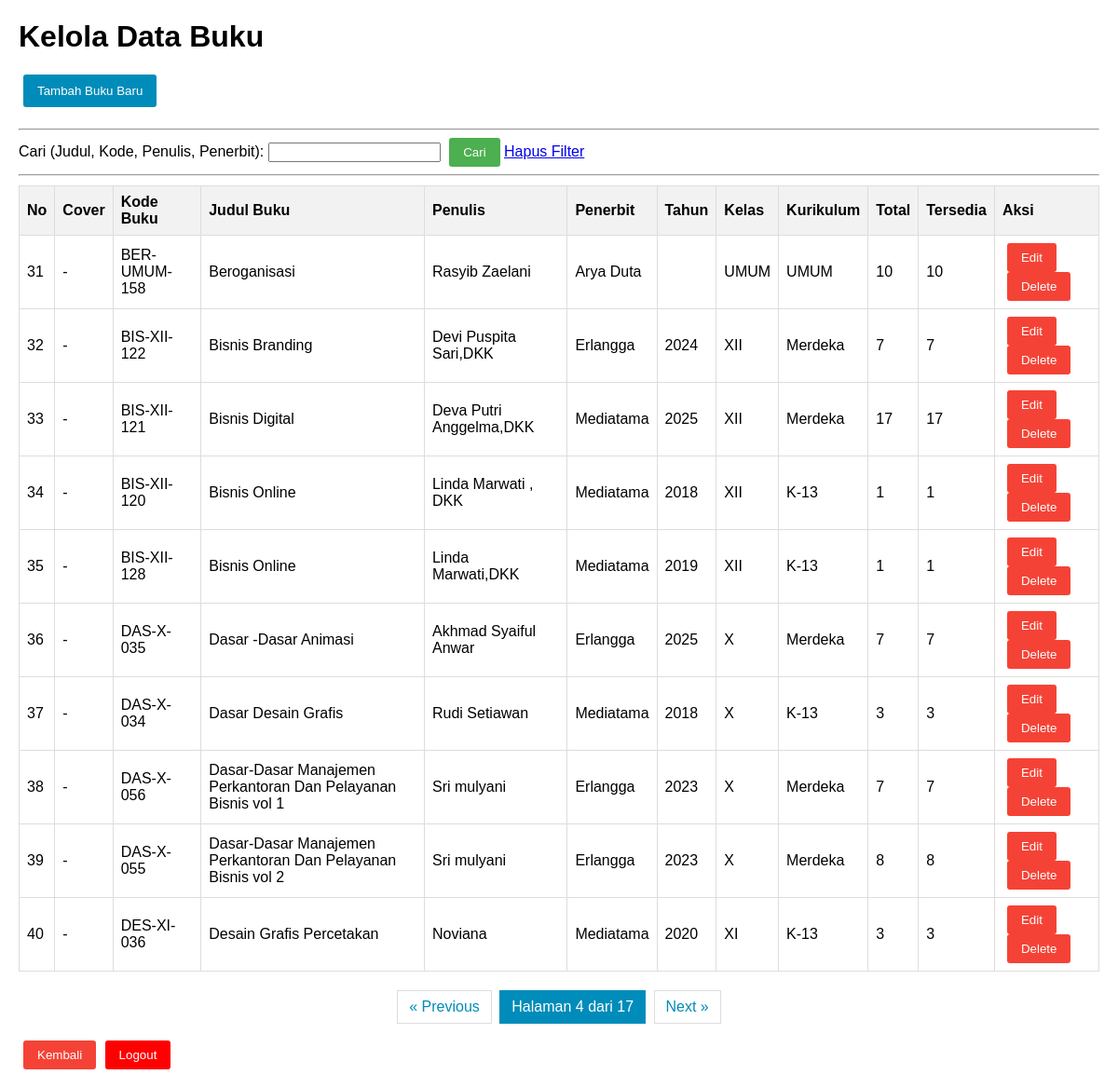
The page /views/bukuViews.php?page=4 (signed in) on the database its author committed.
### tables this page shows
CREATE TABLE `buku` (
  `id` int(11) NOT NULL,
  `judul_buku` varchar(255) NOT NULL,
  `penulis` varchar(255) NOT NULL,
  `isbn` varchar(50) DEFAULT NULL,
  `issn` varchar(50) DEFAULT NULL,
  `penerbit` varchar(200) DEFAULT NULL,
  `tahun_terbit` year(4) DEFAULT NULL,
  `kategori_id` int(11) DEFAULT NULL,
  `kelas` enum('X','XI','XII','UMUM') DEFAULT NULL COMMENT 'Target kelas buku (X, XI, XII, atau UMUM untuk non-spesifik)',
  `kurikulum` enum('Merdeka','K-13','KTSP','UMUM') DEFAULT NULL,
  `total_copy` int(11) DEFAULT 1,
  `salinan_tersedia` int(11) DEFAULT 1,
  `gambar` varchar(255) DEFAULT NULL COMMENT 'Nama file gambar cover',
  `kode_buku` varchar(100) NOT NULL,
  `created_at` timestamp NOT NULL DEFAULT current_timestamp()
);

### models/bukuModels.php (called while the page is built, shortened)
<?php
function getAllBuku($conn, $search = null, $limit, $offset) {
    $sql = "SELECT id, judul_buku, penulis, isbn, penerbit, tahun_terbit, total_copy, salinan_tersedia, gambar, kode_buku, kelas, kurikulum FROM buku";
    $searchTerm = "%" . $search . "%";
    $sql .= " ORDER BY judul_buku ASC LIMIT ? OFFSET ?";
    $stmt = $conn->prepare($sql);
    if ($search) {
        $stmt->bind_param("ssssii", $searchTerm, $searchTerm, $searchTerm, $searchTerm, $limit, $offset);
    } else {
        $stmt->bind_param("ii", $limit, $offset);
    }
    $stmt->execute();
    $result = $stmt->get_result();
    return $result->fetch_all(MYSQLI_ASSOC);
}
function countAllBuku($conn, $search = null) {
    $sql = "SELECT COUNT(*) as total FROM buku";
    $stmt = $conn->prepare($sql);
    $stmt->execute();
    $result = $stmt->get_result();
    return $result->fetch_assoc()['total'];
}
?>

### views/bukuViews.php (the view, shortened to what this page needs)
<?php
include '../config/database.php';
include '../models/bukuModels.php';
$search = $_GET['search'] ?? '';
$limit = 10;
$totalResults = countAllBuku($conn, $search);
$totalPages = ceil($totalResults / $limit);
$page = (int)($_GET['page'] ?? 1);
$offset = ($page - 1) * $limit;
$buku_list = getAllBuku($conn, $search, $limit, $offset);
$searchParam = $search ? '&search=' . htmlspecialchars($search) : '';
?>
<!DOCTYPE html>
<html lang="id">
<head>
</head>
<body>
    <h1>Kelola Data Buku</h1>
    <button class="btn-tambah" onclick="openForm('createForm')">Tambah Buku Baru</button>
    <hr>
    <form action="bukuViews.php" method="GET">
        <label for="search">Cari (Judul, Kode, Penulis, Penerbit):</label>
        <input type="text" id="search" name="search" value="<?php echo htmlspecialchars($search); ?>">
        <button type="submit">Cari</button>
        <a href="bukuViews.php">Hapus Filter</a>
    </form>
    <hr>
    <table>
        <thead>
            <tr>
                <th>No</th>
                <th>Cover</th>
                <th>Kode Buku</th>
                <th>Judul Buku</th>
                <th>Penulis</th>
                <th>Penerbit</th>
                <th>Tahun</th>
                <th>Kelas</th>
                <th>Kurikulum</th>
                <th>Total</th>
                <th>Tersedia</th>
                <th>Aksi</th>
            </tr>
        </thead>
        <tbody>
            <?php if (empty($buku_list)): ?>
                <tr>
                    <td colspan="12" align="center">
                        <?php if ($search): ?>
                            Data buku "<?php echo htmlspecialchars($search); ?>" tidak ditemukan.
                        <?php else: ?>
                            Belum ada data buku.
                        <?php endif; ?>
                    </td>
                </tr>
            <?php else: ?>
                <?php $no = $offset + 1; ?>
                <?php foreach ($buku_list as $buku): ?>
                    <tr>
                        <td><?php echo $no++; ?></td>
                        <td>
                            <?php if (!empty($buku['gambar'])): ?>
                                <img src="../assets/images/buku/<?php echo htmlspecialchars($buku['gambar']); ?>"
                                     alt="Cover" class="cover-image">
                            <?php else: ?>
                                <span>-</span>
                            <?php endif; ?>
                        </td>
                        <td><?php echo htmlspecialchars($buku['kode_buku']); ?></td>
                        <td><?php echo htmlspecialchars($buku['judul_buku']); ?></td>
                        <td><?php echo htmlspecialchars($buku['penulis']); ?></td>
                        <td><?php echo htmlspecialchars($buku['penerbit']); ?></td>
                        <td><?php echo htmlspecialchars($buku['tahun_terbit']); ?></td>
                        <td><?php echo htmlspecialchars($buku['kelas'] ?? '-'); ?></td>
                        <td><?php echo htmlspecialchars($buku['kurikulum'] ?? '-'); ?></td>
                        <td><?php echo htmlspecialchars($buku['total_copy']); ?></td>
                        <td><?php echo htmlspecialchars($buku['salinan_tersedia']); ?></td>
                        <td>
                            <button type="button"
                                    onclick="openEditBukuForm(this)"
                                    data-id="<?php echo $buku['id']; ?>"
                                    data-kode="<?php echo htmlspecialchars($buku['kode_buku']); ?>"
                                    data-judul="<?php echo htmlspecialchars($buku['judul_buku']); ?>"
                                    data-penulis="<?php echo htmlspecialchars($buku['penulis']); ?>"
                                    data-isbn="<?php echo htmlspecialchars($buku['isbn'] ?? ''); ?>"
                                    data-penerbit="<?php echo htmlspecialchars($buku['penerbit'] ?? ''); ?>"
                                    data-tahun="<?php echo htmlspecialchars($buku['tahun_terbit'] ?? ''); ?>"
                                    data-kelas="<?php echo htmlspecialchars($buku['kelas'] ?? ''); ?>"
                                    data-kurikulum="<?php echo htmlspecialchars($buku['kurikulum'] ?? ''); ?>"
                                    data-total="<?php echo htmlspecialchars($buku['total_copy']); ?>"
                                    data-tersedia="<?php echo htmlspecialchars($buku['salinan_tersedia']); ?>"
                                    data-gambar="<?php echo htmlspecialchars($buku['gambar'] ?? ''); ?>">
                                Edit
                            </button>
                            <button type="button"
                                    onclick="openDeleteConfirm(this)"
                                    data-url="../controller/bukuController.php?action=delete&id=<?php echo $buku['id']; ?>">
                                Delete
                            </button>
                        </td>
                    </tr>
                <?php endforeach; ?>
            <?php endif; ?>
        </tbody>
    </table>
    <div class="pagination">
        <?php if ($totalPages > 1): ?>
            <a href="?page=<?php echo $page - 1; ?><?php echo $searchParam; ?>"
               class="<?php echo ($page <= 1) ? 'disabled' : ''; ?>">
                &laquo; Previous
            </a>
            <span class="current">
                Halaman <?php echo $page; ?> dari <?php echo $totalPages; ?>
            </span>
            <a href="?page=<?php echo $page + 1; ?><?php echo $searchParam; ?>"
               class="<?php echo ($page >= $totalPages) ? 'disabled' : ''; ?>">
                Next &raquo;
            </a>
        <?php endif; ?>
    </div>
    <br>
    <button class="btn" type="button" onclick="window.location.href='dashboardAdmin.php'">Kembali</button>
    <button class="btn-logout" onclick="window.location.href='../logout.php'">Logout</button>
</body>
</html>

### views/bukuViews.php (style rules this page uses)
body { font-family: Arial, sans-serif; margin: 20px; }
table { width: 100%; border-collapse: collapse; margin-top: 10px; }
th, td { border: 1px solid #ddd; padding: 8px; text-align: left; }
th { background-color: #f2f2f2; }
button { padding: 8px 15px; cursor: pointer; border: none; border-radius: 3px; margin-left: 5px; }
button[type="submit"] { background-color: #4CAF50; color: white; }
button[type="button"] { background-color: #f44336; color: white; }
.btn-tambah { background-color: #008CBA; color: white; padding: 10px 15px; margin-bottom: 15px; }
.btn-logout { background-color: red; color: white; padding: 8px 15px; }
.pagination { margin-top: 20px; text-align: center; }
.pagination a, .pagination span { display: inline-block; padding: 8px 12px; margin: 0 2px; border: 1px solid #ddd; text-decoration: none; color: #008CBA; }
.pagination span.current { background-color: #008CBA; color: white; border-color: #008CBA; }

### rows shown on the page
buku: kode_buku "BER-UMUM-158", judul_buku "Beroganisasi", penulis "Rasyib Zaelani", penerbit "Arya Duta", kelas "UMUM", kurikulum "UMUM", total_copy "10", salinan_tersedia "10"
buku: kode_buku "BIS-XII-122", judul_buku "Bisnis Branding", penulis "Devi Puspita Sari,DKK", penerbit "Erlangga", tahun_terbit "2024", kelas "XII", kurikulum "Merdeka", total_copy "7", salinan_tersedia "7"
buku: kode_buku "BIS-XII-121", judul_buku "Bisnis Digital", penulis "Deva Putri Anggelma,DKK", penerbit "Mediatama", tahun_terbit "2025", kelas "XII", kurikulum "Merdeka", total_copy "17", salinan_tersedia "17"
buku: kode_buku "BIS-XII-120", judul_buku "Bisnis Online", penulis "Linda Marwati , DKK", penerbit "Mediatama", tahun_terbit "2018", kelas "XII", kurikulum "K-13", total_copy "1", salinan_tersedia "1"
buku: kode_buku "BIS-XII-128", judul_buku "Bisnis Online", penulis "Linda Marwati,DKK", penerbit "Mediatama", tahun_terbit "2019", kelas "XII", kurikulum "K-13", total_copy "1", salinan_tersedia "1"
buku: kode_buku "DAS-X-035", judul_buku "Dasar -Dasar Animasi", penulis "Akhmad Syaiful Anwar", penerbit "Erlangga", tahun_terbit "2025", kelas "X", kurikulum "Merdeka", total_copy "7", salinan_tersedia "7"
buku: kode_buku "DAS-X-034", judul_buku "Dasar Desain Grafis", penulis "Rudi Setiawan", penerbit "Mediatama", tahun_terbit "2018", kelas "X", kurikulum "K-13", total_copy "3", salinan_tersedia "3"
buku: kode_buku "DAS-X-056", judul_buku "Dasar-Dasar Manajemen Perkantoran Dan Pelayanan Bisnis vol 1", penulis "Sri mulyani", penerbit "Erlangga", tahun_terbit "2023", kelas "X", kurikulum "Merdeka", total_copy "7", salinan_tersedia "7"
buku: kode_buku "DAS-X-055", judul_buku "Dasar-Dasar Manajemen Perkantoran Dan Pelayanan Bisnis vol 2", penulis "Sri mulyani", penerbit "Erlangga", tahun_terbit "2023", kelas "X", kurikulum "Merdeka", total_copy "8", salinan_tersedia "8"
buku: kode_buku "DES-XI-036", judul_buku "Desain Grafis Percetakan", penulis "Noviana", penerbit "Mediatama", tahun_terbit "2020", kelas "XI", kurikulum "K-13", total_copy "3", salinan_tersedia "3"

### other values the page prints
$page "4"
$totalPages "17"
